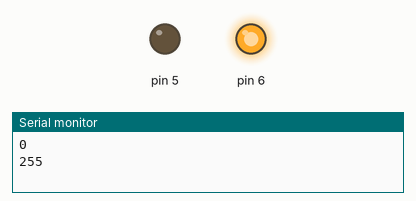
A sketch run on a simulated Arduino Uno, built with avr-gcc and run on an emulated ATmega328P. On the bench: output pins drawn as LEDs (lit = HIGH), the last lines printed to the serial monitor.

Above: at 0.05 s.
At 3.25 s:
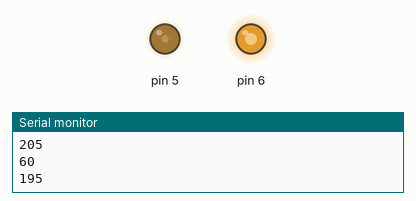
At 6.5 s:
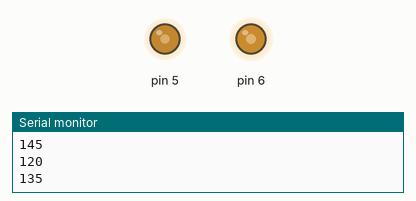
At 13.0 s:
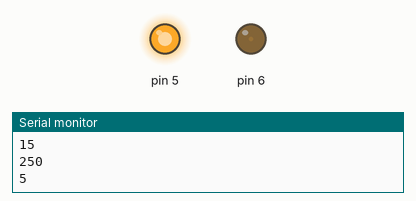
Timing chart, 0 to 16.9 s (numbered marks = the images above):
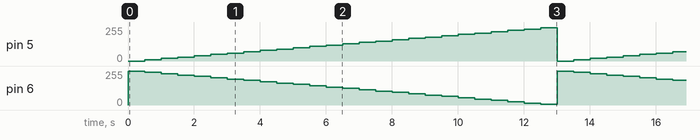

The sketch:

ch09_exam01_2.ino
```cpp
int pwm1value = 0; // 초기 pwm의 값
int pwm2value = 255; // 초기 pwm의 값

void setup() {
  // put your setup code here, to run once:
  pinMode(5, OUTPUT);
  pinMode(6, OUTPUT);
  Serial.begin(9600);
}

void loop() {
  // analogWrite() 함수를 이용해서 PWM을 만든다
  Serial.println(pwm1value);
  Serial.println(pwm2value);
  analogWrite(5, pwm1value);
  analogWrite(6, pwm2value);
  delay(500);

  pwm1value += 10;
  if (pwm1value > 255) {
    pwm1value = 0;
  }
  pwm2value = 255- pwm1value;
}
```

Measured:
- by itself, pin 5: ramps from 0/255 to 250/255 and jumps back, once every 13.0 s
- by itself, pin 6: ramps from 255/255 to 5/255 and jumps back, once every 13.0 s
